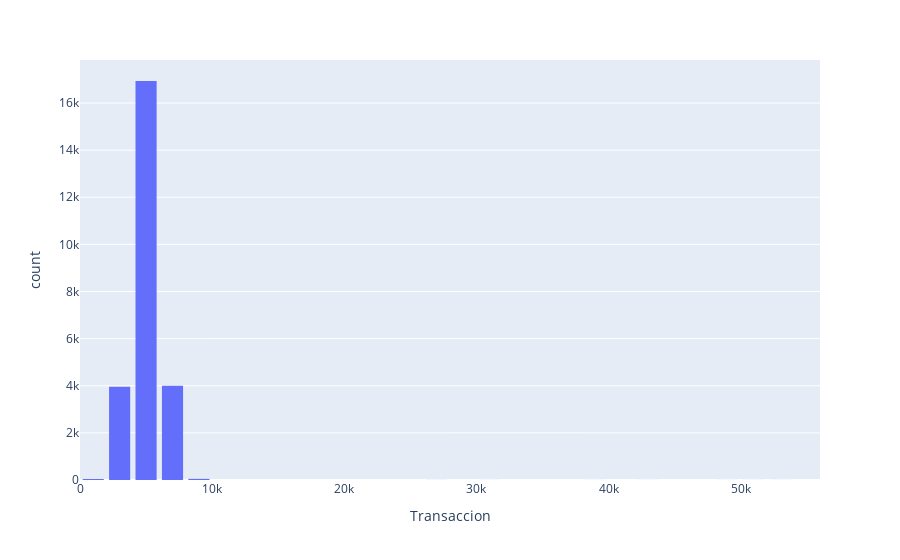

The notebook cell this image was saved under:
### Code cell
import plotly.express as px
fig = px.histogram(data, x="Transaccion",nbins=30)
fig.update_layout(bargap=0.2)
fig.show()

### Figure 1 — Plotly figure (JSON) as saved in the notebook; plotly's stock layout.template omitted (floating-point values rounded to 4 significant figures; data arrays with more than 128 entries replaced by an {"elided": "..."} marker saying what was removed)
{"data": [{"alignmentgroup": "True", "bingroup": "x", "hovertemplate": "Transaccion=%{x}<br>count=%{y}<extra></extra>", "legendgroup": "", "marker": {"color": "#636efa", "pattern": {"shape": ""}}, "name": "", "nbinsx": 30, "offsetgroup": "", "orientation": "v", "showlegend": false, "type": "histogram", "x": {"elided": "25000 float values"}, "xaxis": "x", "yaxis": "y"}], "layout": {"bargap": 0.2, "barmode": "relative", "legend": {"tracegroupgap": 0}, "margin": {"t": 60}, "xaxis": {"anchor": "y", "domain": [0, 1], "title": {"text": "Transaccion"}}, "yaxis": {"anchor": "x", "domain": [0, 1], "title": {"text": "count"}}}}
